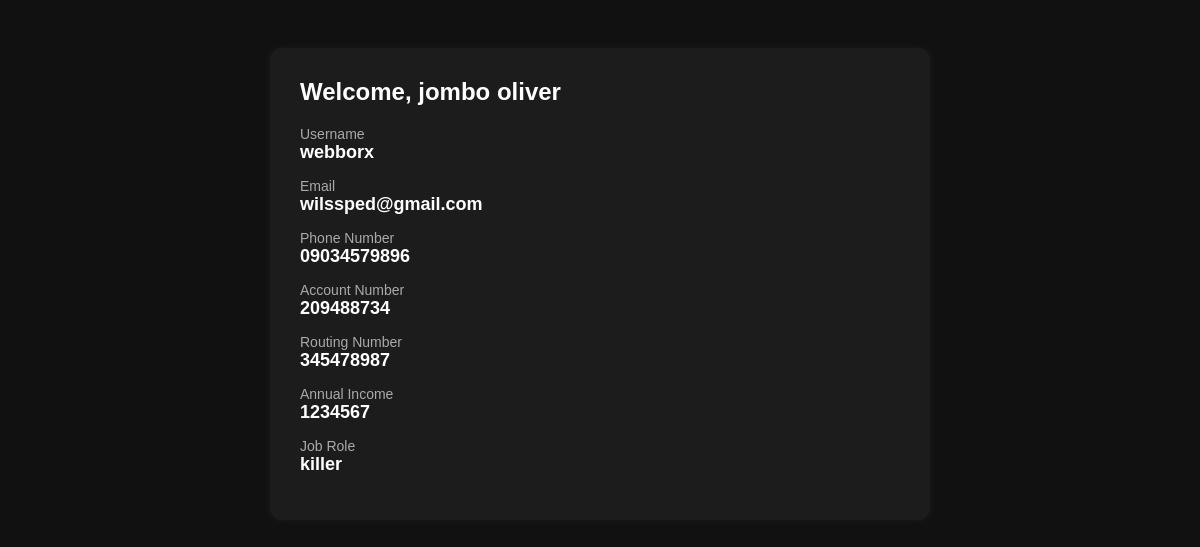
/profile/ (signed in), run on the app's committed database.
### undefapp/models.py (models this page shows, shortened)
class Profile(models.Model):
    user=models.OneToOneField(User,on_delete=models.CASCADE)
    Phone_number = models.CharField(max_length=500, null=True)
    middle_name = models.CharField(max_length=500, null=True)
    Recent_address = models.CharField(max_length=500, null=True)
    Previous_address = models.CharField(max_length=500, null=True)
    annual_income = models.CharField(max_length=500, null=True)
    Average_income = models.CharField(max_length=500, null=True)
    date_of_birth = models.CharField(max_length=500, null=True)
    social_security = models.CharField(max_length=500, null=True)
    Last_employer= models.CharField( max_length = 500, null=True)
    Job_role= models.CharField( max_length =500, null = True)
    account_number = models.CharField(max_length=20)
    routing_number = models.CharField(max_length=20)
    is_frozen = models.BooleanField(default=False)  # New field
    profile_picture = models.ImageField(upload_to='profile_pics/', null=True, blank=True)
    account_balance = models.DecimalField(max_digits=12, decimal_places=2, default=0.00)

### undefapp/views.py (the view)
# urls.py: path('profile/', views.profile_view, name='profile'),
@login_required
def profile_view(request):
    profile = Profile.objects.get(user=request.user)
    return render(request, 'profile.html', {'profile': profile})

### undefapp/templates/profile.html (shortened to what this page needs)
<!DOCTYPE html>
<html>
<head>
</head>
<body>
<div class="profile-box">
    <h2>Welcome, {{ request.user.first_name }} {{ request.user.last_name }}</h2>
    <div class="profile-row">
        <div class="label">Username</div>
        <div class="value">{{ request.user.username }}</div>
    </div>
    <div class="profile-row">
        <div class="label">Email</div>
        <div class="value">{{ request.user.email }}</div>
    </div>
    <div class="profile-row">
        <div class="label">Phone Number</div>
        <div class="value">{{ profile.Phone_number }}</div>
    </div>
    <div class="profile-row">
        <div class="label">Account Number</div>
        <div class="value">{{ profile.account_number }}</div>
    </div>
    <div class="profile-row">
        <div class="label">Routing Number</div>
        <div class="value">{{ profile.routing_number }}</div>
    </div>
    <div class="profile-row">
        <div class="label">Annual Income</div>
        <div class="value">{{ profile.annual_income }}</div>
    </div>
    <div class="profile-row">
        <div class="label">Job Role</div>
        <div class="value">{{ profile.Job_role }}</div>
    </div>
</div>
</body>
</html>

### undefapp/templates/profile.html (style rules this page uses)
body { background: #111; color: white; font-family: Arial, sans-serif; padding: 40px; }
.profile-box { max-width: 600px; margin: auto; background: #1c1c1c; padding: 30px; border-radius: 12px; box-shadow: 0 0 10px rgba(255,255,255,0.05); }
.profile-box h2 { margin-top: 0; }
.profile-row { margin: 15px 0; }
.label { color: #aaa; font-size: 14px; }
.value { font-size: 18px; font-weight: bold; }

### data on the page
Profile: Phone_number "09034579896", account_number "209488734", routing_number "345478987", annual_income "1234567", Job_role "killer"

### other printed values
{{ request.user.first_name }} "jombo"
{{ request.user.last_name }} "oliver"
{{ request.user.username }} "webborx"
{{ request.user.email }} "wilssped@gmail.com"
